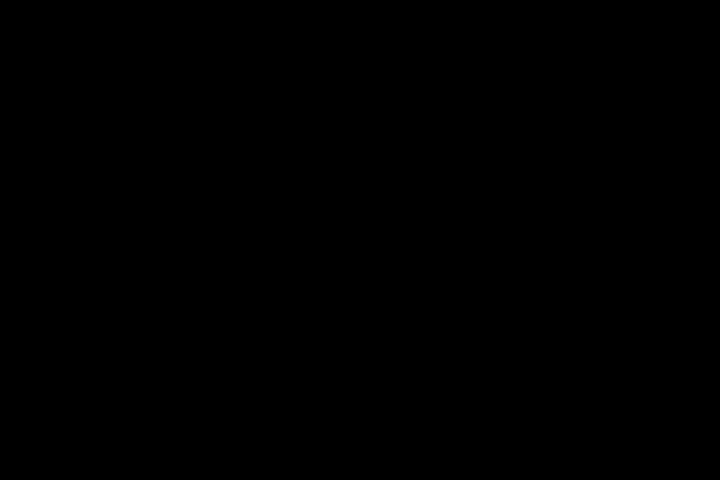
Frame 1 (no input)
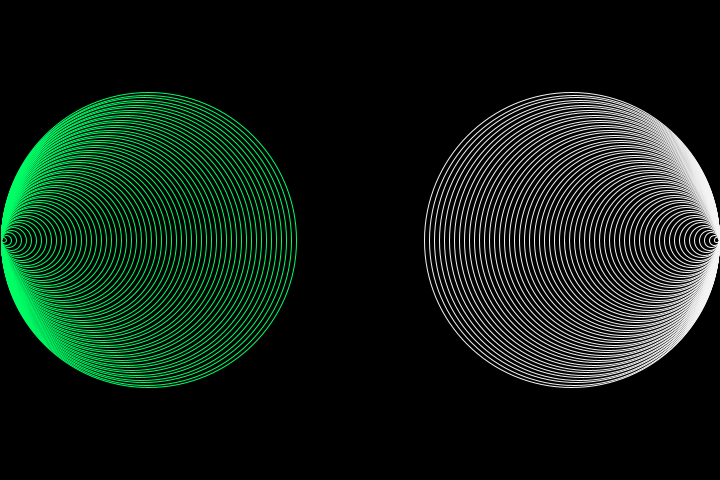
Frame 60 (the mouse pressed at the canvas centre just before this capture)
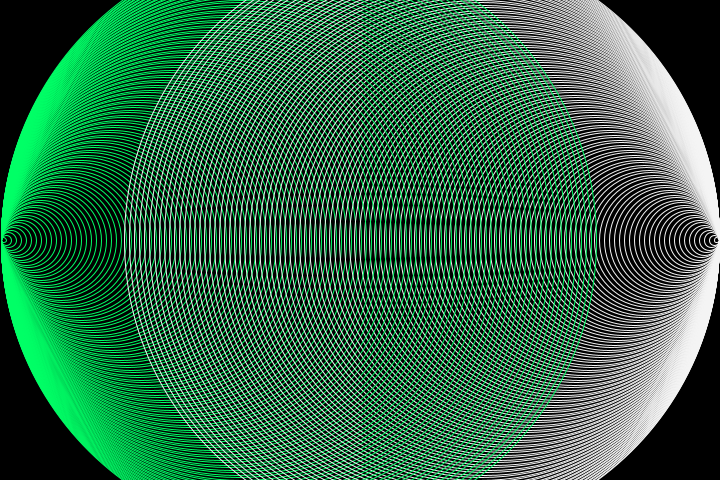
Frame 120 (the mouse held since frame 60 and released just before this capture)

The Processing sketch that drew these frames (run headless with seeded random() and noise(); from frame 60 on, the mouse is pressed at the canvas centre):

// Processing sketch: pattern12
// ── pattern12.pde
float g;
float g2;

void setup(){
  background(0);
  size(720,480);
  
}

void draw() {
  
stroke(0,255,102);
 noFill();
 circle(1+g/2,240,g);
 
 stroke(244,244,244);
 noFill();
 circle(719+g2/2,240,g2);
 
 g = g + 5;
 g2 = g2 - 5;
 
  
}
